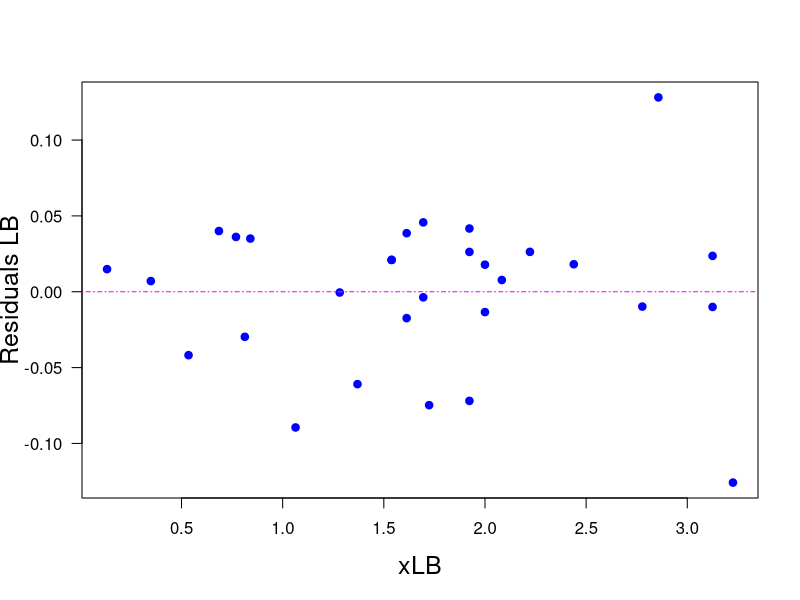

The R script that drew this image:
print('file: MM-LB2res.R')
print(date())
# Michaelis-Menten: estimate parameters using Lineweaver-Burk transformation
# data: II
x = c(0.31, 0.32, 0.32, 0.35, 0.36, 0.41, 0.45, 0.48, 0.50, 0.50, 0.52, 0.52,
      0.52, 0.58, 0.59, 0.59,0.62, 0.62, 0.65, 0.65, 0.73, 0.78, 0.94, 1.19, 
      1.23, 1.30, 1.46, 1.87, 2.87, 7.58)
y = c(0.57, 0.54, 0.55, 0.55, 0.61, 0.67, 0.72, 0.77, 0.81, 0.79, 0.80, 0.81,
      0.88, 0.97, 0.88, 0.92,0.97, 0.92, 0.97, 0.97, 1.16, 1.14, 1.48, 1.46, 
      1.65, 1.54, 1.64, 2.22, 2.48, 3.34)
n = length(x); print(c(n,'n sample size'))
alpha = 4 # true Vmax
beta  = 2 # true half-saturation constant K
# print(c(alpha,beta,'alpha = Vmax, beta = K'))
# ---------------------------------------------------
print('(3) Lineweaver-Burk transformation:')
print('(3a) apply Lineweaver-Burk transformation:')
gamma = 1/alpha; print(c(gamma,'gamma   true y-intercept')) 
delta = beta/alpha; print(c(delta,'delta   true slope'))
xLB = 1/x; yLB = 1/y # Lineweaver-Burk transformation
# ---------------------------------------------------
# (3b) OLS of transformed data: apply lm()
LBs = summary(lm(yLB ~ xLB))
cEst = LBs$coefficients[1]; dEst = LBs$coefficients[2]
ucEst = LBs$coefficients[3]; udEst = LBs$coefficients[4]
print(c('cEst = ',round(cEst,3),'+-',round(ucEst,3)))
print(c('dEst = ',round(dEst,3),'+-',round(udEst,3)))
resLB = LBs$residuals
# ------------------------------------------------------------------
sflag = 24
if (sflag == 24) { # residuals of Lineweaver-Burk followed by simple linear regression
  # png('MichaelisResIILB210228.png',width=16,height=16,units='cm',res=300)
  plot(xLB,resLB,type='p',lwd=4,col='blue',xlab='xLB',ylab='Residuals LB',las=1,
       cex=0.6,cex.lab=1.5)
  abline(h=0,col='magenta',lty=4)
  # dev.off()
}
# -----------------------------------------------------------------------------
# Results:
# "file: MM-LB2res.R"
# "Sun Dec 18 06:51:30 2022"
# "30"            "n sample size"
# "(3) Lineweaver-Burk transformation:"
# "(3a) apply Lineweaver-Burk transformation:"
# "0.25"          "gamma   true y-intercept"
# "0.5"           "delta   true slope"
# "cEst = " "0.216"   "+-"      "0.021"  
# "dEst = " "0.516"   "+-"      "0.011" 
# -----------------------------------------------------------------------------
